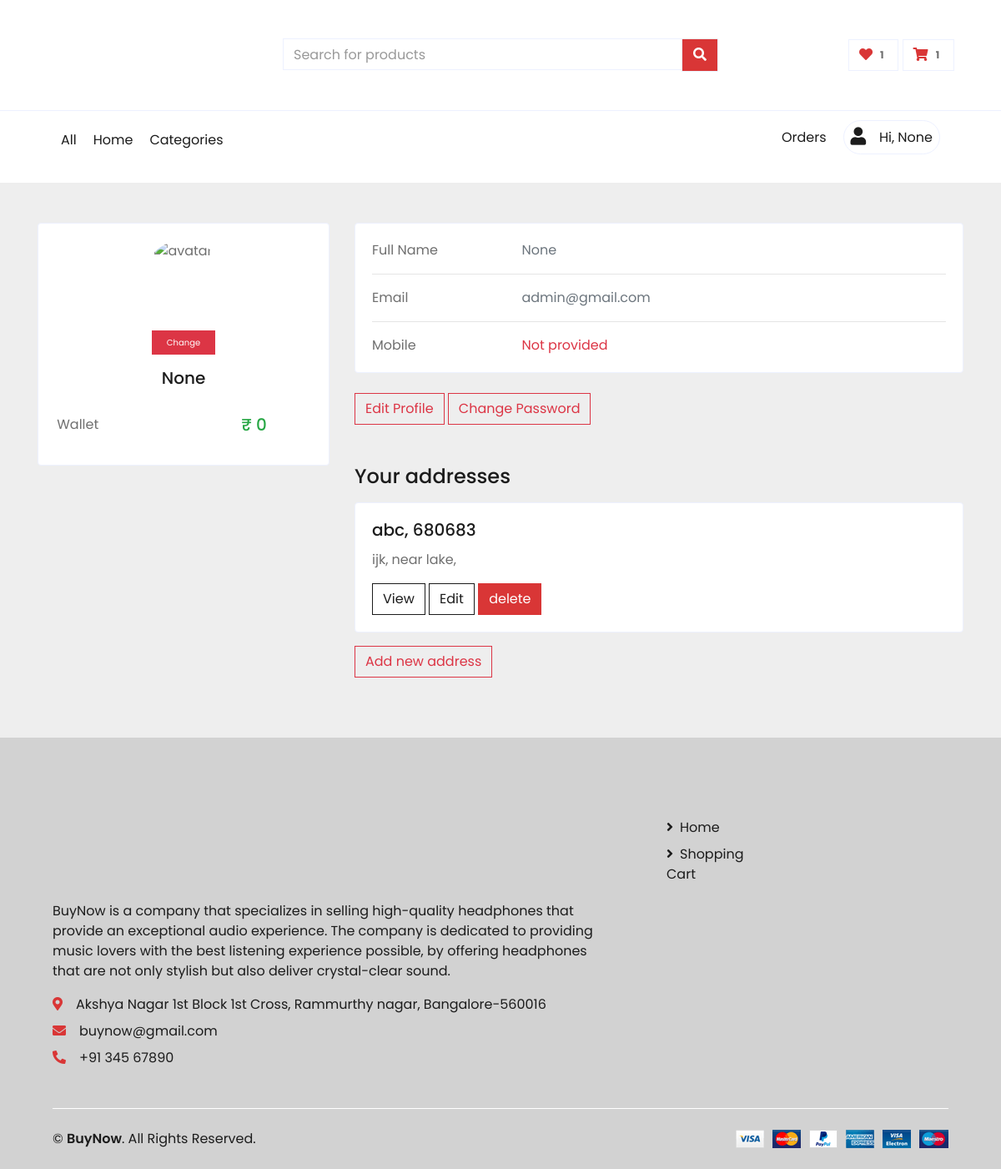
The app's page /user_profile/ (signed in) with its own data.
### user_home/models.py (models this page shows)
class CustomUser(AbstractUser):
    is_blocked = models.BooleanField(default=False)
    identification = models.UUIDField(unique=True,default=uuid.uuid4)
    user_image = models.ImageField(upload_to='users',blank=True,null=True)
    username = models.CharField(_('username'),max_length=50,null=True)
    email = models.EmailField(_('email address'), unique=True,max_length=250)
    phone = models.CharField(max_length=12,blank=True,null=True,unique=True)
    wallet = models.DecimalField(max_digits=8,decimal_places=2, default=0)
    USERNAME_FIELD = 'email'
    REQUIRED_FIELDS = []
    objects = CustomUserManager()
    def __str__(self):
        return str(self.email)

### user_profile/models.py (models this page shows, shortened)
class User_Address(models.Model):
    fullname = models.CharField(max_length=100,null=True)
    contact_number = models.CharField(max_length=12,null=True)
    user = models.ForeignKey(CustomUser,on_delete=models.CASCADE)
    house_name = models.CharField(max_length=100)
    landmark = models.CharField(max_length=100)
    city = models.CharField(max_length=100)
    district = models.CharField(max_length=100)
    state = models.CharField(max_length=100)
    country = models.CharField(max_length=100)
    pincode = models.CharField(max_length=10)

### user_profile/views.py (the view)
# urls.py: path('user_profile/', include('user_profile.urls')),
@login_required(login_url='user_login')
def user_profile(request):
    context = {
        'address':User_Address.objects.filter(user=request.user),
    }
    return render(request,'user_profile/user_profile.html',context)

### cart/context_processors.py (called while the page is built)
def cart(request):
    if request.user.is_authenticated:
        cart_db,_ = Cart_db.objects.get_or_create(user = request.user, status = True)
        cart_items = CartItem.objects.filter(cart=cart_db)
        cart_qty = 0
        if cart_items:
            for items in cart_items:
                cart_qty+=1
    else:
        cart = Cart(request)
        cart_qty = cart.__len__()
    return {'cart':Cart(request),'cart_qty':cart_qty}

### wishlist/context_processors.py (called while the page is built)
def wishlist(request):
    usr = request.user.id
    val = 0
    try:
        for i in Wishlist.objects.filter(user = usr):
            val +=1
    except:
        try:
            Wishlist.objects.get(user = usr)
            val = 1
        except:
            val = 0
    return {'wishlist':val}

### templates/user_profile/user_profile.html (shortened to what this page needs)
{% extends 'user_home/base.html' %}
{% block body %}
<section style="background-color: #eee;">
    <div class="container py-5">
      <div class="row">
        <div class="col-lg-4">
          <div class="card border rounded mb-4">
            <div class="card-body   text-center">
             <div class="text-center mb-2 container" style="width: 100px;height: 100px; border-radius: 50%;padding: 0; overflow: hidden;">
              {% if request.user.user_image %}
              <img class="img-fluid" src="{{request.user.user_image.url}}" alt="avatar"
              class="rounded-circle img-fluid" style="width: 100%; height: 100%; object-fit: cover;">
                {% else %}
                <img class="w-100 h-100" src="https://mdbcdn.b-cdn.net/img/Photos/new-templates/bootstrap-chat/ava3.webp" alt="avatar"
                class="rounded-circle img-fluid">
                {% endif %}
             </div>
             <a  data-bs-toggle="modal" data-bs-target="#changedp">
              <button class="btn btn-danger w-25 btn-hover" style="font-size: 10px;">Change</button>
            </a>
              <h5 class="my-3">
                {{request.user.username}}
             </h5>
             <div class="row justify-content-between py-3">
              <div class="col-sm-3">
                <p class="mb-0">Wallet</p>
              </div>
              <div class="col-sm-6">
                <p class="text-success mb-0 h5 text-end">
                  ₹ {{request.user.wallet|floatformat:0}}
                </p>
              </div>
            </div>
            </div>
          </div>
        </div>
        <div class="col-lg-8">
          <div class="card border rounded  mb-4">
            <div class="card-body">
              <div class="row">
                <div class="col-sm-3">
                  <p class="mb-0">Full Name</p>
                </div>
                <div class="col-sm-9">
                  <p class="text-muted mb-0">
                    {{user.username}}
                  </p>
                </div>
              </div>
              <hr>
              <div class="row">
                <div class="col-sm-3">
                  <p class="mb-0">Email</p>
                </div>
                <div class="col-sm-9">
                  <p class="text-muted mb-0">
                    {{request.user}}
                  </p>
                </div>
              </div>
              <hr>
              <div class="row">
                <div class="col-sm-3">
                  <p class="mb-0">Mobile</p>
                </div>
                <div class="col-sm-9">
                  <p class="text-muted mb-0">
                    {% if request.user.phone %}
                    {{request.user.phone}}
                    {% else %}
                    <tag class="text-danger">Not provided</tag>
                    {% endif %}
                  </p>
                </div>
              </div>
            </div>
          </div>
        <a type="button" data-bs-toggle="modal" data-bs-target="#editprofile">
          <button class="btn btn-outline-danger"> Edit Profile </button>
        </a>
           <a type="button" data-bs-toggle="modal" data-bs-target="#changepassword">
            <button class="btn btn-outline-danger"> Change Password </button>
          </a>
     {% if address %}
    <h4 class="pt-5 pb-2">Your addresses</h4>
    {% endif %}
      {% for a in address  %}
        {% if not a.id == default.default.id %}
          <div class="card border rounded  mb-3">
            <div class="card-body">
              <h5 class="card-title">{{a.house_name}}, {{a.pincode}}</h5>
              <p class="card-text">{{a.city}}, near {{a.landmark}}, </p>
              <div>
                  <button type="button" class="btn btn-outline-dark" data-bs-toggle="modal" data-bs-target="#address{{forloop.counter}}">
                    View
                  </button>
                <a class="btn btn-outline-dark" href="{% url 'edit_address' a.id  %}">
                  Edit
                </a>
                <a  class="btn btn-primary" data-bs-toggle="modal" data-bs-target="#deletaddress{{forloop.counter}}">
                  delete
                </a>
              </div>
            </div>
          </div>
        {% endif %}
      {% endfor %}
      <a href="{% url 'add_address' %}">
        <button class="btn btn-outline-danger">Add new address</button>
      </a>
      <br>
      <br>
    </div>
  </section>
{% endblock body %}

### templates/user_home/base.html (shortened to what this page needs)
{% load static %}
<!DOCTYPE html>
<html lang="en">
<head>
    <link href="https://cdnjs.cloudflare.com/ajax/libs/font-awesome/5.10.0/css/all.min.css" rel="stylesheet">
    <link href="https://cdnjs.cloudflare.com/ajax/libs/OwlCarousel2/2.3.4/assets/owl.carousel.min.css" rel="stylesheet">
    <link href="https://cdnjs.cloudflare.com/ajax/libs/OwlCarousel2/2.3.4/assets/owl.theme.default.min.css" rel="stylesheet">
    <link href="{% static 'user_home/css/style.css' %}" rel="stylesheet">
    <link href="https://cdn.jsdelivr.net/npm/sweetalert2@11.7.3/dist/sweetalert2.min.css" rel="stylesheet">
</head>
<body  id="body">
    <div class="container-fluid">
        <div class="row align-items-center py-3 px-xl-5">
            <div class="col-lg-3 d-none d-lg-block">
                    <div class="logo-img overflow-hidden">
            </div>
            </div>
            <div class="col-lg-6 col-12 text-left">
                    {% block search %}
                    <form action="{% url 'user_search_product' %}" method='POST'>
                            <div class="input-group">
                                <input name="search_text" required type="text" class="form-control" placeholder="Search for products">
                                <div class="input-group-append" style="background-color: #D93636 !important;">
                                    <span class="input-group-text bg-transparent text-primary">
                                        <button type="submit" class="btn p-0"><i class="fa fa-search" style="color: white;"></i></button>
                                    </span>
                                </div>
                            </div>
                        </form>
                    {% endblock search %}
            </div>
            <div class="col-lg-3 col-12 p-2 text-right">
                <a href="{% url 'wishlist' %}" {% if not request.user.is_authenticated %} onclick="alert('not logged in')"{% endif %}  class="btn border">
                    <i class="fas fa-heart text-primary"></i>
                    <span class="badge">
                        {{wishlist}}
                    </span>
                </a>
                <a href="{% url 'cart-summary' %}" class="btn border">
                    <i class="fas fa-shopping-cart text-primary"></i>
                    <span id="cart-qty" class="badge">
                        {% if cart_qty > 0 %}
                            {{ cart_qty }}
                        {% else %}
                            0
                        {% endif %}
                    </span>
                </a>
            </div>
        </div>
    </div>
    <div class="container-fluid mb-3">
        <div class="row border-top px-xl-5">
            <div class="col-lg-12">
                <nav class="navbar navbar-expand-lg bg-light navbar-light py-3 py-lg-0 px-0">
                    <div class="collapse navbar-collapse justify-content-between" id="navbarCollapse">
                        <div class="navbar-nav mr-auto py-0">
                            <a href="{% url 'user_products' %}" class="nav-item nav-link
                            {% if request.path == '/user_products/' %}active{% endif %}">All</a>
                            <a href="{% url 'index_page' %}" class="nav-item nav-link
                            {% if request.path == '/' %}active{% endif %}">Home</a>
                            <a href="{% url 'categories' %}" class="nav-item nav-link
                            {% if request.path == '/categories' %}active{% endif %}">Categories</a>
                        </div>
                        <div class="navbar-nav ml-auto py-0">
                            <a {% if not request.user.is_authenticated %} onclick="alert('not logged in')"{% endif %} href="{% url 'user_orders' %}" class="nav-item nav-link
                            {% if request.path == '/orders/' %}active{% endif %}">Orders</a>
                            <div class="nav-item dropdown">
                                <a href="#" class="nav-link" data-toggle="dropdown">
                                    <span class="bg-light border  rounded-pill p-2">
                                    <div class="d-inline-block " style="width: 30px; height: 30px;">
                                        {% if  user.is_authenticated %}
                                            {% if user.user_image %}
                                                <img class="w-100 rounded-circle " src="{{request.user.user_image.url}}" alt="" style="width: 100%; height: 100%; object-fit: cover;">
                                            {% else %}
                                            <i class="fa fa-user fa-lg"></i>
                                            {% endif %}
                                        {% else %}
                                                <i class="fa fa-user fa-lg"></i>
                                        {% endif %}
                                    </div>
                                        {% if request.user.is_authenticated %}
                                        Hi, {{request.user.username}}
                                        {% endif %}
                                    </span>
                                </a>
                            </div>
                        </div>
                    </div>
                </nav>
            </div>
        </div>
    </div>
        {% block body %}
        {% endblock body %}
        <div class="container-fluid bg-secondary text-dark  pt-5">
            <div class="row px-xl-5 pt-5">
                <div class="col-lg-8 col-md-12 mb-5 pr-3 pr-xl-5">
                    <a href="" class="text-decoration-none">
                        <div class="logo-img overflow-hidden">
                        </div>
                    </a>
                    <p>BuyNow is a company that specializes in selling high-quality headphones that provide
                        an exceptional audio experience. The company is dedicated to providing music lovers with the best
                        listening experience possible, by offering headphones that are not only stylish but also deliver
                        crystal-clear sound.
                    </p>
                    <p class="mb-2"><i class="fa fa-map-marker-alt text-primary mr-3"></i>Akshya Nagar 1st Block 1st Cross, Rammurthy nagar, Bangalore-560016</p>
                    <p class="mb-2"><i class="fa fa-envelope text-primary mr-3"></i>buynow@gmail.com</p>
                    <p class="mb-0"><i class="fa fa-phone-alt text-primary mr-3"></i>+91 345 67890</p>
                </div>
                <div class="col-lg-4 col-md-12">
                    <div class="row">
                        <div class="col-md-4 mb-5">
                            <div class="d-flex flex-column justify-content-start">
                                <a href="{% url 'index_page' %}" class="text-dark mb-2" href="index.html"><i
                                        class="fa fa-angle-right mr-2"></i>Home</a>
                                <a href="{% url 'cart-summary' %}"  class="text-dark mb-2" href="cart.html"><i
                                        class="fa fa-angle-right mr-2"></i>Shopping Cart</a>
                            </div>
                        </div>
                    </div>
                </div>
            </div>
            <div class="row border-top border-light mx-xl-5 py-4">
                <div class="col-md-6 px-xl-0">
                    <p class="mb-md-0 text-center text-md-left text-dark">
                        &copy; <a class="text-dark font-weight-semi-bold" href="#">BuyNow</a>. All Rights Reserved.
                    </p>
                </div>
                <div class="col-md-6 px-xl-0 text-center text-md-right">
                    <img class="img-fluid" src="{% static 'user_home/images/payments.png' %}" alt="">
                </div>
            </div>
        </div>
</body>
</html>

### records on screen
CustomUser: user.username "None", user.wallet "0", username "None", user "admin@gmail.com"
User_Address: house_name "abc", pincode "680683", city "ijk", landmark "lake"

### other values on screen
{{ wishlist }} "1"
{{ cart_qty }} "1"
